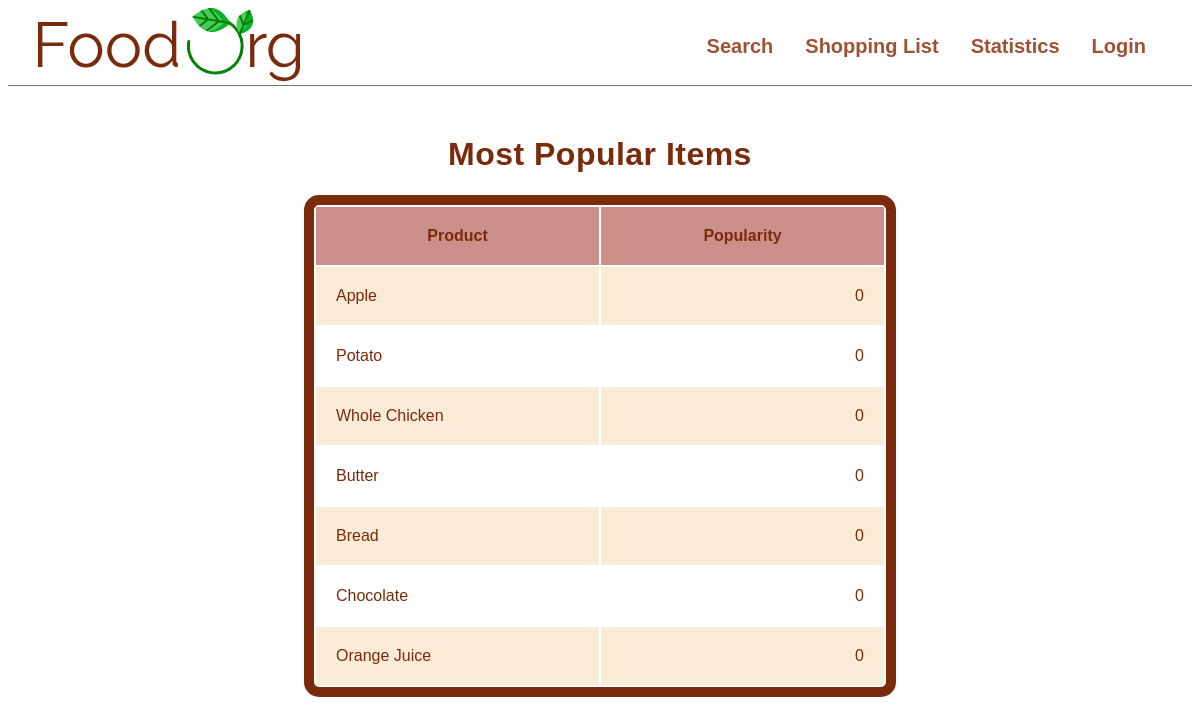
The page /statistics.php on the database its author committed.
### tables this page shows
CREATE TABLE `products` (
  `id` int(11) NOT NULL,
  `name` varchar(50) NOT NULL,
  `price` float(50) NOT NULL,
  `season` varchar(100) NOT NULL,
  `category` varchar(200) NOT NULL,
  `diet` varchar(200) NOT NULL,
  `perishability` varchar(200) NOT NULL,
  `popularity` int(100) DEFAULT 0
);

### statistics.php (the view, shortened to what this page needs)
<!DOCTYPE html>
<html lang="en">
<head>
    <link href="stylesheets/statistics.css" rel="stylesheet">
</head>
<body>
    <header>
        <?php
            include("nav_bar.php");
        ?>
    </header>
    <main>
       <div class="headlines">
            <h1>Most Popular Items</h1>
            <table style="width:100%" class = "statistics_table">
                <tr>
                    <th>Product</th>
                    <th>Popularity</th>
                </tr>
                <?php
                include('Includere/connection.php');
                $stmt = $dbh->prepare("SELECT name, popularity FROM `products` order by popularity;");
                $stmt->execute();
                while ($row = $stmt->fetch()) {
                        if(count(explode("_", $row['name'])) > 1){
                            echo '<tr>
                                <td>';
                            $words = explode("_", $row['name']);
                            for ($i = 0; $i< count($words)-1;$i++){
                                echo  ucfirst($words[$i]) . " ";
                            }
                            echo ucfirst($words[count($words)-1]) . "</td>
                                <td>".$row['popularity']."</td>
                            </tr>";
                        }
                        else{
                            echo '<tr>
                                <td>' .  ucfirst($row['name']) . '</td>
                                <td>'.$row['popularity'].'</td>
                            </tr>';
                        }
                  }
                ?>
            </table>
       </div>
    </main>
</body>
</html>

### nav_bar.php (shortened to what this page needs)
<!DOCTYPE html>
<html lang="en">
<head>
    <link href="stylesheets/nav_bar.css" rel="stylesheet">
</head>
<body>
    <nav>
        <div class="nav_bar">
            <div>
                <a href="home.php" class="logo"><img src="img/Logo.svg" alt="Nice Logo"></a>
            </div>
            <ul class="nav_links">
                <li>
                    <a href="search.php">Search</a>
                </li>
                <li>
                    <a href="shoping_list.php">Shopping List</a>
                </li>
                <li>
                    <a href="statistics.php">Statistics</a>
                </li>
                <?php
                if(isset($_SESSION['email']))
                {
                    echo '<li>
                            <a href="logout.php">Logout</a>
                            </li>';
                }
                else{
                    echo '<li>
                    <a href="login.php">Login</a>
                    </li>';
                }
                ?>
            </ul>
        </div>
    </nav>
</body>

### stylesheets/statistics.css (style rules this page uses)
main { max-width: 100vw; height: 80vh; display: flex; flex-direction: column; justify-content: space-around; align-items: center; }
.headlines { display: flex; flex-direction: column; align-items: center; width: 50%; }
h1 { font-family: 'Raleway', sans-serif; letter-spacing: 0.48px; color: #7A2B0C; text-align: center; padding-left: 2em; padding-right: 2em; }
table { font-family: 'Raleway', sans-serif; color: #7A2B0C; table-layout: fixed; border-collapse: separate; border: 10px solid #7A2B0C; border-radius: 15px; }
th, td { padding: 20px; border: 0px; }
td:nth-child(2) { text-align: end; }
tr { border: 0px; }
tr:first-child { background-color: #CC908A; }
tr:nth-child(even) { border: 0px; background-color: #FAEBD7; }

### stylesheets/nav_bar.css (style rules this page uses)
nav { position: sticky; top: 0; background-color: white; border-style: none none solid none; border-width: thin; border-color: #707070; }
.nav_bar { margin-left: 30px; margin-right: 30px; display: flex; justify-content: space-between; align-items: center; }
.nav_links { list-style-type: none; display: flex; justify-content: space-around; }
.nav_links li, .nav_links a { padding-right: 8px; padding-left: 8px; padding-top: 5px; padding-bottom: 5px;; font-family: 'Raleway', sans-serif; font-size: 20px; font-weight: 600; display: flex; flex-direction: row; color: #9F5233; text-decoration: none; }

### rows shown on the page
products: name "Apple", popularity "0"
products: name "Potato", popularity "0"
products: name "Whole", name "Chicken", popularity "0"
products: name "Butter", popularity "0"
products: name "Bread", popularity "0"
products: name "Chocolate", popularity "0"
products: name "Orange", name "Juice", popularity "0"
